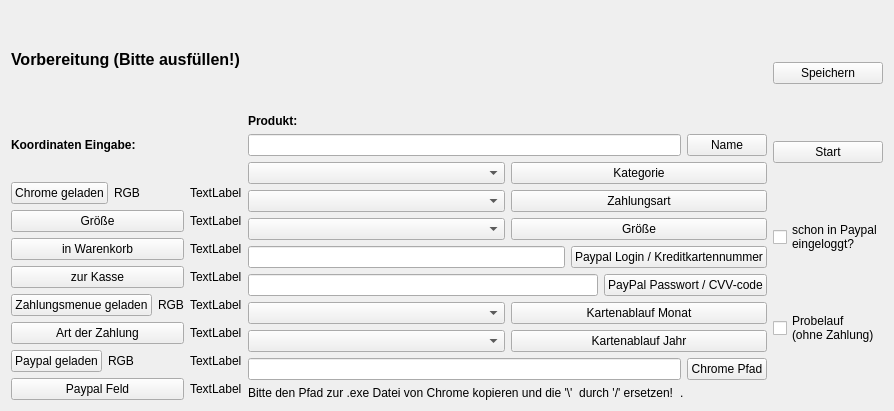
<?xml version="1.0" encoding="UTF-8"?>
<ui version="4.0">
 <class>MainWindow</class>
 <widget class="QMainWindow" name="MainWindow">
  <property name="geometry">
   <rect>
    <x>0</x>
    <y>0</y>
    <width>894</width>
    <height>411</height>
   </rect>
  </property>
  <property name="windowTitle">
   <string>MainWindow</string>
  </property>
  <widget class="QWidget" name="centralWidget">
   <layout class="QHBoxLayout" name="horizontalLayout_16">
    <item>
     <layout class="QVBoxLayout" name="verticalLayout_6">
      <item>
       <widget class="QLabel" name="label_3">
        <property name="text">
         <string>&lt;html&gt;&lt;head/&gt;&lt;body&gt;&lt;p&gt;&lt;span style=&quot; font-size:12pt; font-weight:600;&quot;&gt;Vorbereitung (Bitte ausfüllen!)&lt;/span&gt;&lt;/p&gt;&lt;/body&gt;&lt;/html&gt;</string>
        </property>
       </widget>
      </item>
      <item>
       <layout class="QHBoxLayout" name="horizontalLayout_13">
        <item>
         <layout class="QVBoxLayout" name="verticalLayout_3">
          <item>
           <widget class="QLabel" name="label">
            <property name="text">
             <string>&lt;html&gt;&lt;head/&gt;&lt;body&gt;&lt;p&gt;&lt;span style=&quot; font-weight:600;&quot;&gt;Koordinaten Eingabe:&lt;/span&gt;&lt;/p&gt;&lt;/body&gt;&lt;/html&gt;</string>
            </property>
           </widget>
          </item>
          <item>
           <layout class="QHBoxLayout" name="horizontalLayout_12">
            <item>
             <layout class="QVBoxLayout" name="verticalLayout">
              <item>
               <layout class="QHBoxLayout" name="horizontalLayout">
                <item>
                 <widget class="QPushButton" name="bChromePOS">
                  <property name="text">
                   <string>Chrome geladen</string>
                  </property>
                 </widget>
                </item>
                <item>
                 <widget class="QLabel" name="lcolorChrome">
                  <property name="text">
                   <string>RGB</string>
                  </property>
                 </widget>
                </item>
               </layout>
              </item>
              <item>
               <widget class="QPushButton" name="bGroePOS">
                <property name="text">
                 <string>Größe</string>
                </property>
               </widget>
              </item>
              <item>
               <widget class="QPushButton" name="bWarenkorbPOS">
                <property name="text">
                 <string>in Warenkorb</string>
                </property>
               </widget>
              </item>
              <item>
               <widget class="QPushButton" name="bKassePOS">
                <property name="text">
                 <string>zur Kasse</string>
                </property>
               </widget>
              </item>
              <item>
               <layout class="QHBoxLayout" name="horizontalLayout_10">
                <item>
                 <widget class="QPushButton" name="bZahlungGelPOS">
                  <property name="text">
                   <string>Zahlungsmenue geladen</string>
                  </property>
                 </widget>
                </item>
                <item>
                 <widget class="QLabel" name="lcolorZahl">
                  <property name="text">
                   <string>RGB</string>
                  </property>
                 </widget>
                </item>
               </layout>
              </item>
              <item>
               <widget class="QPushButton" name="bArtDerZPOS">
                <property name="text">
                 <string>Art der Zahlung</string>
                </property>
               </widget>
              </item>
              <item>
               <layout class="QHBoxLayout" name="horizontalLayout_11">
                <item>
                 <widget class="QPushButton" name="bPPgelPOS">
                  <property name="text">
                   <string>Paypal geladen</string>
                  </property>
                 </widget>
                </item>
                <item>
                 <widget class="QLabel" name="lcolorPP">
                  <property name="text">
                   <string>RGB</string>
                  </property>
                 </widget>
                </item>
               </layout>
              </item>
              <item>
               <widget class="QPushButton" name="bPPFeldPOS">
                <property name="text">
                 <string>Paypal Feld</string>
                </property>
               </widget>
              </item>
             </layout>
            </item>
            <item>
             <layout class="QVBoxLayout" name="verticalLayout_2">
              <item>
               <widget class="QLabel" name="lChromePOS">
                <property name="text">
                 <string>TextLabel</string>
                </property>
               </widget>
              </item>
              <item>
               <widget class="QLabel" name="lGroePOS">
                <property name="text">
                 <string>TextLabel</string>
                </property>
               </widget>
              </item>
              <item>
               <widget class="QLabel" name="lWarenkPOS">
                <property name="text">
                 <string>TextLabel</string>
                </property>
               </widget>
              </item>
              <item>
               <widget class="QLabel" name="lKassePOS">
                <property name="text">
                 <string>TextLabel</string>
                </property>
               </widget>
              </item>
              <item>
               <widget class="QLabel" name="lZahlungGelPOS">
                <property name="text">
                 <string>TextLabel</string>
                </property>
               </widget>
              </item>
              <item>
               <widget class="QLabel" name="lArtZahlPOS">
                <property name="text">
                 <string>TextLabel</string>
                </property>
               </widget>
              </item>
              <item>
               <widget class="QLabel" name="lPPgelPOS">
                <property name="text">
                 <string>TextLabel</string>
                </property>
               </widget>
              </item>
              <item>
               <widget class="QLabel" name="lPPfeldPOS">
                <property name="text">
                 <string>TextLabel</string>
                </property>
               </widget>
              </item>
             </layout>
            </item>
           </layout>
          </item>
         </layout>
        </item>
        <item>
         <layout class="QVBoxLayout" name="verticalLayout_5">
          <item>
           <widget class="QLabel" name="label_2">
            <property name="text">
             <string>&lt;b&gt;Produkt:&lt;/b&gt;</string>
            </property>
           </widget>
          </item>
          <item>
           <layout class="QVBoxLayout" name="verticalLayout_4">
            <item>
             <layout class="QHBoxLayout" name="horizontalLayout_2">
              <item>
               <widget class="QLineEdit" name="lineName"/>
              </item>
              <item>
               <widget class="QPushButton" name="bName">
                <property name="text">
                 <string>Name</string>
                </property>
               </widget>
              </item>
             </layout>
            </item>
            <item>
             <layout class="QHBoxLayout" name="horizontalLayout_3">
              <item>
               <widget class="QComboBox" name="comboKategorie"/>
              </item>
              <item>
               <widget class="QPushButton" name="bKategorie">
                <property name="text">
                 <string>Kategorie</string>
                </property>
               </widget>
              </item>
             </layout>
            </item>
            <item>
             <layout class="QHBoxLayout" name="horizontalLayout_4">
              <item>
               <widget class="QComboBox" name="comboZahlung"/>
              </item>
              <item>
               <widget class="QPushButton" name="bZahlungsart">
                <property name="text">
                 <string>Zahlungsart</string>
                </property>
               </widget>
              </item>
             </layout>
            </item>
            <item>
             <layout class="QHBoxLayout" name="horizontalLayout_5">
              <item>
               <widget class="QComboBox" name="comboGroesse"/>
              </item>
              <item>
               <widget class="QPushButton" name="bGroesse">
                <property name="text">
                 <string>Größe</string>
                </property>
               </widget>
              </item>
             </layout>
            </item>
            <item>
             <layout class="QHBoxLayout" name="horizontalLayout_6">
              <item>
               <widget class="QLineEdit" name="linePPlogin"/>
              </item>
              <item>
               <widget class="QPushButton" name="bPaypallogin">
                <property name="text">
                 <string>Paypal Login / Kreditkartennummer</string>
                </property>
               </widget>
              </item>
             </layout>
            </item>
            <item>
             <layout class="QHBoxLayout" name="horizontalLayout_7">
              <item>
               <widget class="QLineEdit" name="linePPPasswort">
                <property name="echoMode">
                 <enum>QLineEdit::Password</enum>
                </property>
               </widget>
              </item>
              <item>
               <widget class="QPushButton" name="bPaypalPasswort">
                <property name="text">
                 <string>PayPal Passwort / CVV-code</string>
                </property>
               </widget>
              </item>
             </layout>
            </item>
            <item>
             <layout class="QHBoxLayout" name="horizontalLayout_14">
              <item>
               <widget class="QComboBox" name="lineMonat"/>
              </item>
              <item>
               <widget class="QPushButton" name="pushButton_2">
                <property name="text">
                 <string>Kartenablauf Monat</string>
                </property>
               </widget>
              </item>
             </layout>
            </item>
            <item>
             <layout class="QHBoxLayout" name="horizontalLayout_15">
              <item>
               <widget class="QComboBox" name="lineJahr"/>
              </item>
              <item>
               <widget class="QPushButton" name="pushButton">
                <property name="text">
                 <string>Kartenablauf Jahr</string>
                </property>
               </widget>
              </item>
             </layout>
            </item>
            <item>
             <layout class="QHBoxLayout" name="horizontalLayout_8">
              <item>
               <widget class="QLineEdit" name="lineChromepath"/>
              </item>
              <item>
               <widget class="QPushButton" name="bChromepath">
                <property name="text">
                 <string>Chrome Pfad</string>
                </property>
               </widget>
              </item>
             </layout>
            </item>
            <item>
             <layout class="QHBoxLayout" name="horizontalLayout_9">
              <item>
               <widget class="QLabel" name="label_5">
                <property name="text">
                 <string>Bitte den Pfad zur .exe Datei von Chrome kopieren und die '\'  durch '/' ersetzen!</string>
                </property>
               </widget>
              </item>
              <item>
               <widget class="QLabel" name="label_4">
                <property name="text">
                 <string>.</string>
                </property>
               </widget>
              </item>
             </layout>
            </item>
           </layout>
          </item>
         </layout>
        </item>
       </layout>
      </item>
     </layout>
    </item>
    <item>
     <layout class="QVBoxLayout" name="verticalLayout_7">
      <item>
       <widget class="QPushButton" name="bSpeichern">
        <property name="text">
         <string>Speichern</string>
        </property>
       </widget>
      </item>
      <item>
       <widget class="QPushButton" name="bStart">
        <property name="text">
         <string>Start</string>
        </property>
       </widget>
      </item>
      <item>
       <widget class="QCheckBox" name="CheckinPPeingeloggt">
        <property name="text">
         <string>schon in Paypal 
eingeloggt?</string>
        </property>
       </widget>
      </item>
      <item>
       <widget class="QCheckBox" name="Profelauf">
        <property name="text">
         <string>Probelauf 
(ohne Zahlung)</string>
        </property>
       </widget>
      </item>
     </layout>
    </item>
   </layout>
  </widget>
 </widget>
 <layoutdefault spacing="6" margin="11"/>
 <resources/>
 <connections/>
</ui>
